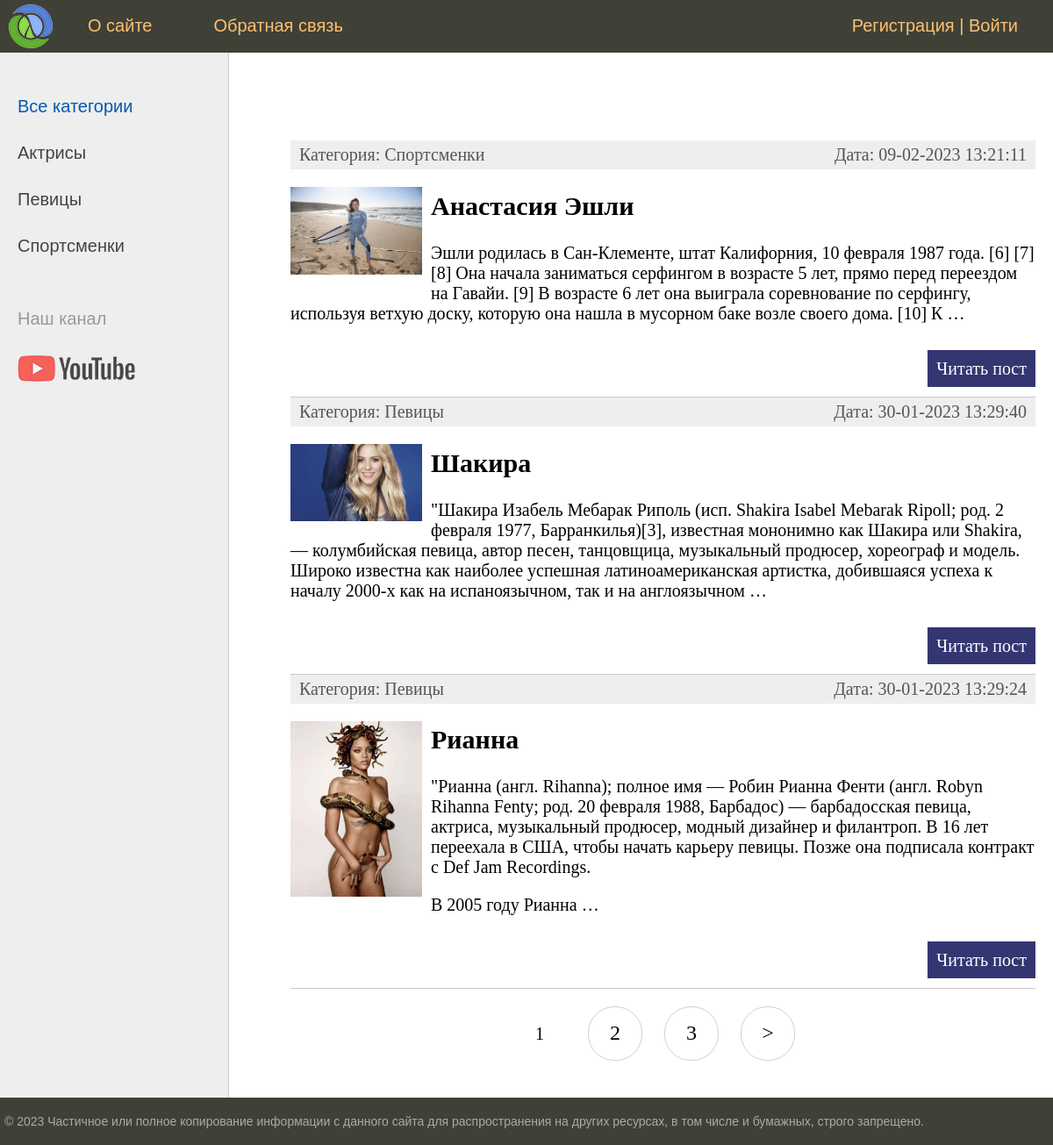
The page / on the database its author committed.
### women/models.py (models this page shows, shortened)
class Category(models.Model):
    name = models.CharField(max_length=100, db_index=True, verbose_name='Категория')
    slug = models.SlugField(max_length=255, unique=True, db_index=True, verbose_name='URL')
    def __str__(self):
        return self.name
    def get_absolute_url(self):
        return reverse('category', kwargs={'cat_slug': self.slug})
    class Meta:
        verbose_name = 'Категория'
        verbose_name_plural = 'Категории'
        ordering = ['id']

class Women(models.Model):  #Model базовый класс / verbose_name='' как отображаются в админ панели и на сайте
    title = models.CharField(max_length=255, verbose_name='Заголовок')  # класс CharField определяет текстовое поле n-длинны
    slug = models.SlugField(max_length=255, unique=True, db_index=True, verbose_name='URL')  # в джанго спец класс SlagField/макс длинна, уникальное=True,индексируемое
    content = models.TextField(blank=True, verbose_name='Текст статьи')  # (большое текстовое поле blank=True может быть пустым
    photo = models.ImageField(upload_to='photos/%Y/%m/%d/', verbose_name='Фото')  # в какой каталог будем загружать фото(опр в виде шаблона, подкаталог фото/год/мес./день
    time_create = models.DateTimeField(auto_now_add=True, verbose_name='Время создания')  # время создания статьи, auto_now_add = берет авт. время. когда создали и не меняется
    time_update = models.DateTimeField(auto_now=True, verbose_name='Время изменения')  # время редактирования статьи auto_now= авт. меняет время когда изменили
    is_published = models.BooleanField(default=True, verbose_name='Публикация')  # булево поле, автоматически принимает труе когда добавили запись
    cat = models.ForeignKey('Category', on_delete=models.PROTECT, verbose_name='Категории')  #добавим внешний ключ cat'_id' добавит автоматом. используем класс ForeignKey(указ первичную категорию как строку название класса, models.PROTECT) , related_name='get_posts'
    def get_absolute_url(self):
        return reverse('post', kwargs={'post_slug': self.slug})
    class Meta:  # Вложенный класс для настройки отображения в админ панели и на сайте
        verbose_name = 'Известные женщины'  # имя статей
        verbose_name_plural = 'Известные женщины'  # имя множ.число
        ordering = ['-time_create', 'title']  # Порядок сортировки статей в админ панели и НА САЙТЕ

### women/views.py (the view)
# urls.py: path('', WomenHome.as_view(), name='home'),
class WomenHome(DataMixin, ListView):
    model = Women
    template_name = 'women/index.html'  # путь к шаблону
    context_object_name = 'posts'  # имя для обращения в шаблоне
    def get_context_data(self, *, object_list=None, **kwargs):
        context = super().get_context_data(**kwargs)  # обращ к базовому кл.ListView и взять у него сущест контекст
        c_def = self.get_user_context(title='Главная страница')  # на основе DataMixin
        return dict(list(context.items()) + list(c_def.items()))  # формируем общ контекст на основе 2 словарей
    def get_queryset(self):  # что именно выбирать из модели Women
        return Women.objects.filter(is_published=True).select_related('cat')  # чит те запис для кот is_published=True / добавл .select_related('cat') для жадной загрузки чтобы убрать дубли SQL запр

### women/utils.py (called while the page is built)
        def get_user_context(self, **kwargs):
                context = kwargs
                cats = cache.get('cats')  # кеш
                if not cats:
                    cats = Category.objects.annotate(Count('women'))  # чтобы выводить в шаблоне только те рубр у которых есть посты
                    cache.set('cats', cats, 60)  # кеш
                user_menu = menu.copy()
                if not self.request.user.is_authenticated:  # у кл. DataMixin есть обьект request у него есть обьект user а у него is_authenticated если true авториз
                        user_menu.pop(1)  # если польз не авториз. удаляем с сайта пункт доб.статьи
                context['menu'] = user_menu
                context['cats'] = cats
                if 'cat_selected' not in context:
                        context['cat_selected'] = 0
                return context

### women/templates/women/index.html (shortened to what this page needs)
{% extends 'women/base.html' %}
{% block content %}
<ul class="list-articles">
	{% for p in posts %}
			<li><div class="article-panel">
				<p class="first">Категория: {{p.cat}}</p>
				<p class="last">Дата: {{p.time_update|date:"d-m-Y H:i:s"}}</p>
			</div>
{% if p.photo %}
	<p><img class="img-article-left thumb" src="{{p.photo.url}}"></p>
{% endif %}
				<h2>{{p.title}}</h2>
	{% autoescape on %}
	{{p.content|linebreaks|truncatewords:50}}
	{% endautoescape %}
			<p class="link-read-post"><a href="{{ p.get_absolute_url }}">Читать пост</a></p>
			</li>
	{% endfor %}
</ul>
{% endblock %}

### women/templates/women/base.html (shortened to what this page needs)
{% load static %}
{% load women_tags %}
<!DOCTYPE html>
<html>
<head>
	<link type="text/css" href="{% static 'women/css/styles.css' %}" rel="stylesheet" />
</head>
<body>
<table class="table-page" border=0 cellpadding="0" cellspacing="0">
<tr><td valign=top>
{% block mainmenu %}
		<div class="header">
			<ul id="mainmenu" class="mainmenu">
			<li class="logo"><a href="{% url 'home' %}"><div class="logo"></div></a></li>
{% for m in menu %}
			<li><a href="{% url m.url_name %}">{{m.title}}</a></li>
{% endfor %}
			{% if request.user.is_authenticated %}
			<li class="last"> {{user.username}} | <a href="{% url 'logout' %}">Выйти</a></li>
			{% else %}
			<li class="last"><a href="{% url 'register' %}">Регистрация</a> | <a href="{% url 'login' %}">Войти</a></li>
			{% endif %}
			</ul>
		</div>
{% endblock mainmenu %}
<table class="table-content" border=0 cellpadding="0" cellspacing="0">
<tr>
	<td valign="top" class="left-chapters">
	<ul id="leftchapters">
{% if cat_selected == 0 %}
		<li class="selected">Все категории</li>
{% else %}
		<li><a href="{% url 'home' %}">Все категории</a></li>
{% endif %}
{% for c in cats %}
{% if c.women__count > 0 %}
		{% if c.pk == cat_selected %}
			<li class="selected">{{c.name}}</li>
		{% else %}
			<li><a href="{{ c.get_absolute_url }}">{{c.name}}</a></li>
		{% endif %}
{% endif %}
{% endfor %}
		<li class="share">
		<p>Наш канал</p>
		<a class="share-yt" href="https://www.youtube.com/" target="_blank" rel="nofollow"></a>
		</li>
	</ul>
</td>
<td valign="top" class="content">
	<div class="content-text">
{% block content %}
{% endblock %}
{% if page_obj.has_other_pages %}
<nav class="list-pages">
	<ul>
		{% for p in paginator.page_range %}
		{% if page_obj.number == p %}
		<li class="page-num page-num-selected">{{ p }}</li>
		{% elif p >= page_obj.number|add:-2 and p <= page_obj.number|add:2 %}
		<li class="page-num">
			<a href="?page={{ p }}">{{ p }}</a>
		</li>
		{% endif %}
		{% endfor %}
{% if page_obj.has_next %}
<li class="page-num">
	<a href="?page={{ page_obj.next_page_number }}">&gt;</a>
</li>
{% endif %}
	</ul>
</nav>
{% endif %}
	</div>
</td></tr></table>
</td></tr>
<tr><td valign=top>
	<div id="footer">
		<p>&copy; 2023 Частичное или полное копирование информации с данного сайта для распространения на других ресурсах, в том числе и бумажных, строго запрещено.</p>
	</div>
</td></tr></table>
</body>
</html>

### women/static/women/css/styles.css (style rules this page uses)
html, body { font-family: 'Arial'; margin: 0; padding: 0; height: 100%; width: 100%; color: #444; }
a { color: #0059b2; text-decoration: none; }
img { max-width: 600px; height: auto; }
img.img-article-left { max-width: 300px; height: auto; float: left; padding: 0 10px 10px 0; }
img.img-article-left.thumb { max-width: 150px; height: auto; }
p.link-read-post { text-align: right; }
p.link-read-post a { padding: 10px; min-width: 100px; background: #333671; color: #fff; text-decoration: none; }
div.article-panel { background: #eee; padding: 5px 10px 5px 10px; box-sizing: border-box; overflow: hidden; color: #555; }
div.article-panel p.first { margin: 0; float: left; }
div.article-panel p.last { margin: 0; float: right; }
ul.list-articles { list-style: none; margin: 0; padding: 0; }
ul.list-articles li { border-bottom: 1px solid #ccc; }
.table-page { width: 100%; height: 100%; vertical-align: top; }
.table-page tr { height: 100%; }
.header { background: #3F4137; height: 60px; }
.logo { background: url('../images/logo.png') no-repeat 10px 5px; width: 70px; height: 60px; }
ul.mainmenu { list-style: none; margin: 0; padding: 0; height: 60px; color: #fdc073; font-size: 20px; overflow: hidden; }
ul.mainmenu li { float: left; margin: 18px 40px 0 30px; }
ul.mainmenu li.logo { margin: 0; }
ul.mainmenu li.last { float: right; }
ul.mainmenu li a { color: #fdc073; text-decoration: none; }
.table-content { width: 100%; min-height: 100%; height: 100%; }
.left-chapters { margin: 0; background: #eee; border-right: 1px solid #ccc; min-height: 100%; }
.left-chapters ul { width: 230px; min-height: 100%; margin: 0; padding: 20px 10px 10px 20px; list-style: none; font-size: 20px; }
.left-chapters ul li { margin: 30px 0 0 0; color: #999; }
.left-chapters ul li.selected { color: #0059b2; }
.left-chapters ul li a { color: #444; text-decoration: none; }
.left-chapters ul li.share { margin: 60px 0 0 0; }
.left-chapters ul li.share p { margin: 30px 0 30px 0; }
.left-chapters ul li.share a { display: inline-block; width: 40px; height: 40px; margin: 0 20px 0 0; }
.left-chapters ul li.share a.share-yt { width: 100%; height: 30px; background: url('../images/share_yt.png') no-repeat 0 0 }
.content { padding: 40px 20px 20px 40px; width: 100%; box-sizing: border-box; }
.content-text { margin: 60px 0 0 30px; color: #000; font-size: 20px; font-family: Yandex Sans Display Light; }
#footer { box-sizing: border-box; background: #3F4137; padding: 5px; color: #aaa; font-size: 14px; font-family: Verdana, Geneva, Arial, Helvetica; text-align: left; overflow: hidden; }
.list-pages { text-align: center; margin: 0 0 20px 0; }
.list-pages ul { margin: 20px 0 0 0; padding: 0; list-style: none; }
.list-pages ul li { display: inline-block; margin: 0 20px 0 0; }
.list-pages a { color: #000; font-size: 24px; text-decoration: none; }
.list-pages .page-num, .page-num-selected { display: inline-block; width: 60px; height: 44px; padding: 16px 0 0 0; border: 1px solid #d0d0d0; border-radius: 30px; }
.list-pages .page-num-selected { border: none; color: #000; font-size: 20px; }

### rows shown on the page
Category: name "Актрисы"
Category: name "Певицы"
Category: name "Спортсменки"
Women: cat "Спортсменки", time_update "09-02-2023 13:21:11", photo (picture), title "Анастасия Эшли", content "Эшли родилась в Сан-Клементе, штат Калифорния, 10 февраля 1987 года. [6] [7] [8] Она начала заниматься серфингом в возрасте 5 лет, прямо перед переездом на Гавайи. [9] В возрасте 6 лет она выиграла соревнование по серфингу, используя ветхую доску, которую она нашла в мусорном баке возле своего дома. [10] К …"
Women: cat "Певицы", time_update "30-01-2023 13:29:40", photo (picture), title "Шакира", content "\"Шакира Изабель Мебарак Риполь (исп. Shakira Isabel Mebarak Ripoll; род. 2 февраля 1977, Барранкилья)[3], известная мононимно как Шакира или Shakira, — колумбийская певица, автор песен, танцовщица, музыкальный продюсер, хореограф и модель. Широко известна как наиболее успешная латиноамериканская артистка, добившаяся успеха к началу 2000-х как на испаноязычном, так и на англоязычном …"
Women: cat "Певицы", time_update "30-01-2023 13:29:24", photo (picture), title "Рианна", content "\"Рианна (англ. Rihanna); полное имя — Робин Рианна Фенти (англ. Robyn Rihanna Fenty; род. 20 февраля 1988, Барбадос) — барбадосская певица, актриса, музыкальный продюсер, модный дизайнер и филантроп. В 16 лет переехала в США, чтобы начать карьеру певицы. Позже она подписала контракт с Def Jam Recordings. В 2005 году Рианна …"

### other values the page prints
{{ m.title }} "О сайте" "Обратная связь"
{{ p }} "1"
{{ p }} "2" "3"
